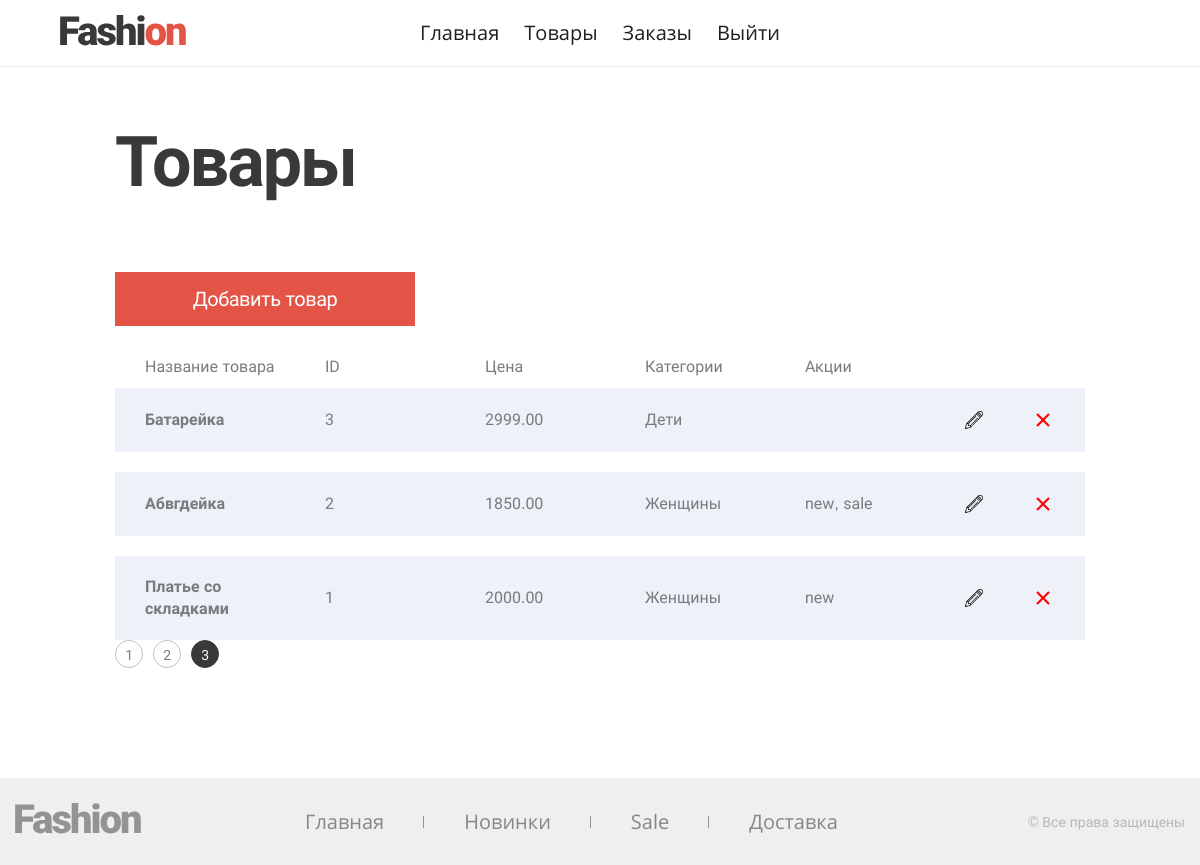
/admin/?category=products&page=3 (signed in), run on the app's committed database.
### tables this page shows
CREATE TABLE IF NOT EXISTS `menu_admin` (
  `id` int NOT NULL AUTO_INCREMENT,
  `title` varchar(255) NOT NULL DEFAULT '0',
  `name` varchar(255) NOT NULL DEFAULT '0',
  `path` varchar(255) NOT NULL DEFAULT '0',
  PRIMARY KEY (`id`)
);

CREATE TABLE IF NOT EXISTS `menu_admin_group` (
  `menu_admin_id` int NOT NULL,
  `group_id` int NOT NULL,
  PRIMARY KEY (`menu_admin_id`,`group_id`),
  KEY `FK__groups` (`group_id`),
  CONSTRAINT `FK__groups` FOREIGN KEY (`group_id`) REFERENCES `groups` (`id`),
  CONSTRAINT `FK__menu_admin` FOREIGN KEY (`menu_admin_id`) REFERENCES `menu_admin` (`id`)
);

CREATE TABLE IF NOT EXISTS `products` (
  `id` int NOT NULL AUTO_INCREMENT,
  `name` varchar(255) NOT NULL DEFAULT '0',
  `description` text,
  `price` decimal(12,2) NOT NULL DEFAULT '0.00',
  `image` varchar(255) NOT NULL DEFAULT '0',
  `active` tinyint NOT NULL DEFAULT '1',
  PRIMARY KEY (`id`)
);

CREATE TABLE IF NOT EXISTS `menu_shop` (
  `id` int NOT NULL AUTO_INCREMENT,
  `title` varchar(255) NOT NULL,
  `path` text NOT NULL,
  `name` varchar(50) NOT NULL,
  PRIMARY KEY (`id`)
);

### admin/index.php (called while the page is built, shortened)
<?php
require($_SERVER['DOCUMENT_ROOT'] . '/admin/modules/auth.php');
require($_SERVER['DOCUMENT_ROOT'] . '/templates/header.php');
require($_SERVER['DOCUMENT_ROOT'] . '/admin/templates/' . getAdminPage($menuHeader));
require($_SERVER['DOCUMENT_ROOT'] . '/templates/footer.php');

### modules/base/functions.php (called while the page is built, shortened)
<?php
function connectDb(): object
{
    static $mysqli = null;
    if (null === $mysqli) {
        include $_SERVER['DOCUMENT_ROOT'] . '/config.php';
        $mysqli = new mysqli($host, $user, $password, $database);
        $mysqli->set_charset("utf8mb4");
    }
    return $mysqli;
}
function getMenuInDB(string $menu): array
{
    $menu = connectDb()->real_escape_string($menu);
    $sql = "SELECT * FROM menu_" . $menu;
    if (!$result = connectDb()->query($sql)) {
        echo "Запрос в базу MySQL произашел с ошибкой";
        exit;
    }
    $array = [];
    while ($row = $result->fetch_assoc()) {
        $array[$row['id']] = $row;
    }
    return $array;
}
function isCurrentUrl(string $url): bool
{
    $urlPath = parse_url($_SERVER['REQUEST_URI'], PHP_URL_PATH);
    $urlQuery = parse_url($_SERVER['REQUEST_URI'], PHP_URL_QUERY);
    return $urlQuery ? $urlPath . '?' . $urlQuery == $url : $urlPath == $url;
}
function getStatusPage(int $page): string
{
    if ((!empty($_GET['page']) && (int)$_GET['page'] !== $page) || (empty($_GET['page']) && $page !== 1)) {
       return 'href="' . getQueryUrl('page', $page) . '"';
    }
    return '';
}
function getQueryUrl(string $type, int $id): string
{
   $urlPage = '?' . $type . '=';
   $urlQuery = parse_url($_SERVER['REQUEST_URI'], PHP_URL_QUERY);
   if ($urlQuery) {
       if (!empty($_GET[$type])) {
           $arrayQuery = [];
           parse_str($urlQuery, $arrayQuery);
           $arrayQuery[$type] = $id;
           return '?' . http_build_query($arrayQuery);
       }
       $urlPage = '&' . $type . '=';
   }
   return $_SERVER['REQUEST_URI'] . $urlPage . $id;
}
function getStartItemOnPage (int $allCount, int $quantityShow): int
{
    $startItem = 0;
    $finishItem = $allCount > $quantityShow ? $quantityShow : $allCount;
    if (!empty($_GET['page']) && (int)$_GET['page'] > 1) {
        $numberPage = (int)$_GET['page'];
        $finishItem = $finishItem * $numberPage;
        $startItem = $finishItem - $quantityShow;
    }
    return $startItem;
}

### admin/modules/functions.php (called while the page is built, shortened)
<?php
function getAccessPagesByGroupID($data): array
{
    if (is_array($data)) {
        $sqlGroups = [];
        foreach ($data as $group) {
            $sqlGroups[] = "mag.group_id = " . connectDb()->real_escape_string($group['id']);
        }
        $sqlGroups[] = 'mag.group_id IS NULL';
        $sqlGroups = implode(" or ", $sqlGroups);
    } else {
        $sqlGroups = 'ma.id = ' . $data;
    }
    $sql = "SELECT * FROM menu_admin AS ma
            LEFT JOIN menu_admin_group AS mag ON mag.menu_admin_id = ma.id
            WHERE $sqlGroups";
    if (!$result = connectDb()->query($sql)) {
        echo "Запрос в базу MySQL произашел с ошибкой";
        exit;
    }
    $array = [];
    while ($row = $result->fetch_assoc()) {
        $array[$row['id']] = $row;
    }
    return $array;
}
function getProductsInDB(string $startItem, string $limit = '10'): array
{
    $category = getCategoryByProductInDB();
    $promo = getPromoByProductInDB();
    $sql = "SELECT * FROM `products`
            WHERE `active` = '1' ORDER BY `id` DESC LIMIT $startItem, $limit";
    if (!$result = connectDb()->query($sql)) {
        echo "Запрос в базу MySQL произашел с ошибкой - products";
        exit;
    }
    $array = [];
    while ($row = $result->fetch_assoc()) {
        $array[$row['id']] = $row;
        $array[$row['id']]['category'] = $category[$row['id']]['category'] ;
        $array[$row['id']]['promo'] = $promo[$row['id']]['promo'];
    }
    return $array;
}
function getCountRowTableInDB(string $table, string $where = ''): int
{
    if ($where) {
        $where = " WHERE $where";
    }
    $sql = "SELECT COUNT(*) AS count FROM `$table`$where";
    if (!$result = connectDb()->query($sql)) {
        echo "Запрос в базу MySQL произашел с ошибкой 7";
        exit;
    }
    return (int)$result->fetch_object()->count;
}
function getCategoryByProductInDB(): array
{
    $sql = "SELECT p.id, GROUP_CONCAT(c.name SEPARATOR ', ') AS category FROM products AS p
            LEFT JOIN category_product AS cp ON cp.product_id = p.id
            LEFT JOIN categories AS c ON c.id = cp.category_id
            GROUP BY p.id";
    if (!$result = connectDb()->query($sql)) {
        echo "Запрос в базу MySQL произашел с ошибкой";
        exit;
    }
    $array = [];
    while ($row = $result->fetch_assoc()) {
        $array[$row['id']] = $row;
    }
    return $array;
}
function getPromoByProductInDB(): array
{
    $sql = "SELECT p.id, GROUP_CONCAT(pro.name SEPARATOR ', ') AS promo FROM products AS p
            LEFT JOIN promotion_product AS pp ON pp.product_id = p.id
            LEFT JOIN promotions AS pro ON pro.id = pp.promotion_id
            GROUP BY p.id";
    if (!$result = connectDb()->query($sql)) {
        echo "Запрос в базу MySQL произашел с ошибкой";
        exit;
    }
    $array = [];
    while ($row = $result->fetch_assoc()) {
        $array[$row['id']] = $row;
    }
    return $array;
}

### admin/modules/auth.php (called while the page is built, shortened)
<?php
require($_SERVER['DOCUMENT_ROOT'] . '/admin/modules/functions.php');
$quantityProducts = 10;
$menuFooter = getMenuInDB('shop');
if (!empty($_SESSION['isAuth'])) {
    if (isset($_GET['category']) && $_GET['category'] === 'products') {
        if (!isset($_GET['add'])) {
            $countProducts = getCountRowTableInDB('products', "`active` = '1'");
            $quantityPages = ceil($countProducts / $quantityProducts);
            $pageStartItem = getStartItemOnPage($countProducts, $quantityProducts);
            $productsShop = getProductsInDB($pageStartItem, $quantityProducts);
        } else {
            $categories = getAllCategoriesInDB();
            $promos = getAllPromotionsInDB();
            if (!empty($_GET['change-id'])) {
                $productChange = getProductInDB($_GET['change-id'], $categories, $promos);
            }
        }
    }
}
$menuHeader = !empty($_SESSION['isAuth']) ? getAccessPagesByGroupID($_SESSION['groups'] ?? []) : getAccessPagesByGroupID(1);

### admin/templates/products.php (the view, shortened to what this page needs)
<?php if (!isset($_GET['add'])) { ?>
  <main class="page-products">
    <h1 class="h h--1">Товары</h1>
    <a class="page-products__button button" href="/admin/?category=products&add">Добавить товар</a>
    <div class="page-products__header">
      <span class="page-products__header-field">Название товара</span>
      <span class="page-products__header-field">ID</span>
      <span class="page-products__header-field">Цена</span>
      <span class="page-products__header-field">Категории</span>
      <span class="page-products__header-field">Акции</span>
    </div>
    <ul class="page-products__list">
    <?php foreach ($productsShop as $id => $product): ?>
      <li class="product-item page-products__item">
        <b class="product-item__name"><?= $product['name'] ?></b>
        <span class="product-item__field product-item__field--id"><?= $id ?></span>
        <span class="product-item__field"><?= $product['price'] ?></span>
        <span class="product-item__field"><?= $product['category'] ?></span>
        <span class="product-item__field"><?= $product['promo'] ?></span>
        <a href="/admin/?category=products&add&change-id=<?= $id ?>" class="product-item__edit" aria-label="Редактировать"></a>
        <button class="product-item__delete" aria-label="Удалить"></button>
      </li>
    <?php endforeach ?>
    </ul>
    <ul class="shop__paginator paginator">
      <?php for ($i = 1; $i <= $quantityPages; $i++): ?>
          <li>
            <a class="paginator__item" <?= getStatusPage($i) ?>><?= $i ?></a>
          </li>
      <?php endfor ?>
    </ul>
  </main>
<?php } ?>

### templates/header.php (shortened to what this page needs)
<!DOCTYPE html>
<html lang="ru">
<head>
  <link rel="stylesheet" href="/css/style.css">
</head>
<body>
<header class="page-header">
  <a class="page-header__logo" href="/">
    <img src="/img/logo.svg" alt="Fashion">
  </a>
  <nav class="page-header__menu">
    <ul class="main-menu main-menu--header">
      <?php foreach ($menuHeader as $key => $item): ?>
        <li>
          <a class="main-menu__item <?= isCurrentUrl($item['path']) ? 'active' : ''; ?>" href="<?= $item['path'] ?>">
            <?= $item['title'] ?>
          </a>
        </li>
      <?php endforeach ?>
    </ul>
  </nav>
</header>

### templates/footer.php
<footer class="page-footer">
  <div class="container">
    <a class="page-footer__logo" href="#">
      <img src="/img/logo--footer.svg" alt="Fashion">
    </a>
    <nav class="page-footer__menu">
      <ul class="main-menu main-menu--footer">
        <?php foreach ($menuFooter as $key => $item): ?>
          <li>
            <a class="main-menu__item <?= isCurrentUrl($item['path']) ? 'active' : ''; ?>" href="<?= $item['path'] ?>">
              <?= $item['title'] ?>
            </a>
          </li>
        <?php endforeach ?>
      </ul>
    </nav>
    <address class="page-footer__copyright">
      © Все права защищены
    </address>
  </div>
</footer>
</body>
</html>

### css/style.css (style rules this page uses)
html { box-sizing: border-box; }
img { max-width: 100%; height: auto; }
body { display: flex; flex-direction: column; margin: 0 auto; min-width: 1200px; min-height: 100vh; font: 16px/22px 'Roboto', sans-serif; color: #787b7f; }
a { text-decoration: none; }
.container { margin: 0 auto; padding: 0 15px; width: 1200px; }
.h { margin-top: 0; font-family: 'Roboto', sans-serif; color: #393939; }
.h--1 { margin-bottom: 70px; font-size: 70px; line-height: 80px; letter-spacing: -2px; }
.button { border: 0; padding: 0; font: inherit; background-color: transparent; display: inline-block; width: 300px; padding: 0 40px; font: 20px/54px 'Roboto', sans-serif; letter-spacing: -0.5px; color: #fff; background-color: #e45446; text-align: center; cursor: pointer; }
.page-header { position: relative; padding: 20px 60px; display: flex; justify-content: center; border-bottom: 1px solid #ebebeb; }
.page-header__logo { position: absolute; top: 15px; left: 60px; width: 150px; }
.main-menu { margin: 0; padding: 0; list-style: none; display: flex; font: 20px/26px 'Open Sans', sans-serif; }
.main-menu__item { color: #1f1f1f; transition: all 300ms; }
.main-menu--header li:not(:last-child) { margin-right: 25px; }
.main-menu--footer li { position: relative; }
.main-menu--footer li:not(:last-child)::after { content: ''; position: absolute; top: 50%; -webkit-transform: translateY(-50%); transform: translateY(-50%); right: 0; width: 1px; height: 12px; background-color: rgba(57, 57, 57, 0.5); }
.main-menu--footer .main-menu__item { padding: 0 40px; color: rgba(31, 31, 31, 0.5); }
.paginator { margin: 0; padding: 0; list-style: none; display: flex; }
.paginator li:not(:last-child) { margin-right: 10px; }
.paginator__item { display: inline-block; width: 28px; height: 28px; font-size: 14px; line-height: 28px; letter-spacing: -0.5px; text-align: center; border-radius: 50%; border: 1px solid #393939; transition: all 300ms; }
.paginator__item[href] { border-color: #c2c2c2; color: #787b7f; }
.paginator__item:not([href]) { color: #fff; background-color: #393939; cursor: default; }
.page-footer { padding-top: 25px; padding-bottom: 25px; background-color: #efefef; }
.page-footer .container { display: flex; align-items: center; }
.page-footer__logo { width: 150px; margin-right: 100px; }
.page-footer__copyright { margin-left: auto; font-size: 14px; line-height: 18px; color: rgba(127, 127, 127, 0.5); font-style: normal; }
.page-products { flex-grow: 1; margin: 0 auto; padding-top: 55px; padding-bottom: 110px; width: 970px; }
.page-products__list { margin: 0; padding: 0; list-style: none; }
.page-products__item:not(:last-child) { margin-bottom: 20px; }
.page-products__header { display: flex; padding: 0 30px; margin-bottom: 10px; }
.page-products__header-field { display: inline-block; width: 130px; margin-right: 30px; }
.page-products__header-field:first-child { margin-right: 50px; }
.page-products__button { margin-bottom: 30px; }
.product-item { display: flex; align-items: center; padding: 20px 30px; background-color: #eff1f8; }
.product-item__name { width: 130px; margin-right: 50px; }
.product-item__field { width: 130px; margin-right: 30px; }
.product-item__delete { border: 0; padding: 0; font: inherit; background-color: transparent; margin-left: auto; width: 24px; height: 24px; background-size: contain; cursor: pointer; }
.product-item__edit { width: 18px; height: 18px; background-size: contain; }

### data on the page
menu_admin: title "Главная"
menu_admin_group: menu_admin.title "Товары"
menu_admin_group: menu_admin.title "Заказы"
menu_admin: title "Выйти"
products: name "Батарейка", id "3", price "2999.00", category "Дети"
products: name "Абвгдейка", id "2", price "1850.00", category "Женщины", promo "new, sale"
products: name "Платье со складками", id "1", price "2000.00", category "Женщины", promo "new"
menu_shop: title "Главная"
menu_shop: title "Новинки"
menu_shop: title "Sale"
menu_shop: title "Доставка"
